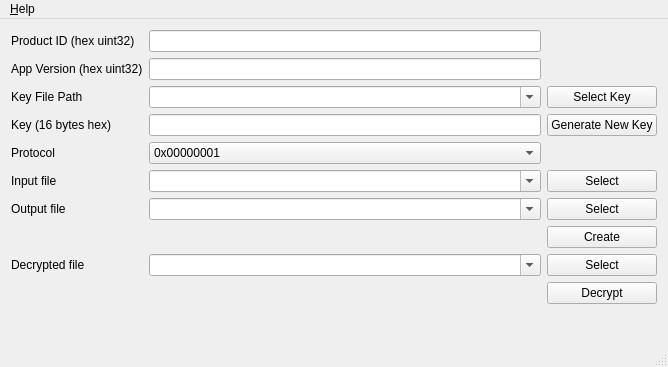
<?xml version="1.0" encoding="UTF-8"?>
<ui version="4.0">
 <class>MainWindow</class>
 <widget class="QMainWindow" name="MainWindow">
  <property name="geometry">
   <rect>
    <x>0</x>
    <y>0</y>
    <width>668</width>
    <height>367</height>
   </rect>
  </property>
  <property name="sizePolicy">
   <sizepolicy hsizetype="Preferred" vsizetype="Fixed">
    <horstretch>0</horstretch>
    <verstretch>0</verstretch>
   </sizepolicy>
  </property>
  <property name="windowTitle">
   <string>Bootloader Creator</string>
  </property>
  <property name="windowIcon">
   <iconset resource="resources.qrc">
    <normaloff>:/app.ico</normaloff>:/app.ico</iconset>
  </property>
  <widget class="QWidget" name="centralWidget">
   <layout class="QGridLayout" name="gridLayout">
    <item row="7" column="0">
     <widget class="QLabel" name="outputFileLabel">
      <property name="text">
       <string>Output file</string>
      </property>
     </widget>
    </item>
    <item row="6" column="4">
     <widget class="QPushButton" name="inputFileButton">
      <property name="text">
       <string>Select</string>
      </property>
     </widget>
    </item>
    <item row="7" column="2">
     <widget class="QComboBox" name="outputFileBox">
      <property name="editable">
       <bool>true</bool>
      </property>
     </widget>
    </item>
    <item row="1" column="2">
     <widget class="QLineEdit" name="appVersionEdit"/>
    </item>
    <item row="5" column="2">
     <widget class="QComboBox" name="protocolBox">
      <item>
       <property name="text">
        <string>0x00000001</string>
       </property>
      </item>
     </widget>
    </item>
    <item row="6" column="0">
     <widget class="QLabel" name="inputFileLabel">
      <property name="text">
       <string>Input file</string>
      </property>
     </widget>
    </item>
    <item row="5" column="0">
     <widget class="QLabel" name="protocolLabel">
      <property name="text">
       <string>Protocol</string>
      </property>
     </widget>
    </item>
    <item row="4" column="2">
     <widget class="QLineEdit" name="keyEdit"/>
    </item>
    <item row="6" column="2">
     <widget class="QComboBox" name="inputFileBox">
      <property name="editable">
       <bool>true</bool>
      </property>
     </widget>
    </item>
    <item row="1" column="0">
     <widget class="QLabel" name="appVersionLabel">
      <property name="text">
       <string>App Version (hex uint32)</string>
      </property>
     </widget>
    </item>
    <item row="0" column="2">
     <widget class="QLineEdit" name="productIdEdit"/>
    </item>
    <item row="0" column="0">
     <widget class="QLabel" name="productIdLabel">
      <property name="text">
       <string>Product ID (hex uint32)</string>
      </property>
     </widget>
    </item>
    <item row="8" column="4">
     <widget class="QPushButton" name="createButton">
      <property name="text">
       <string>Create</string>
      </property>
     </widget>
    </item>
    <item row="15" column="4">
     <spacer name="verticalSpacer">
      <property name="orientation">
       <enum>Qt::Vertical</enum>
      </property>
      <property name="sizeHint" stdset="0">
       <size>
        <width>20</width>
        <height>40</height>
       </size>
      </property>
     </spacer>
    </item>
    <item row="4" column="0">
     <widget class="QLabel" name="keyLabel">
      <property name="text">
       <string>Key (16 bytes hex)</string>
      </property>
     </widget>
    </item>
    <item row="13" column="2">
     <widget class="QComboBox" name="decryptFileBox">
      <property name="editable">
       <bool>true</bool>
      </property>
     </widget>
    </item>
    <item row="14" column="4">
     <widget class="QPushButton" name="decryptButton">
      <property name="text">
       <string>Decrypt</string>
      </property>
     </widget>
    </item>
    <item row="7" column="4">
     <widget class="QPushButton" name="outputFileButton">
      <property name="text">
       <string>Select</string>
      </property>
     </widget>
    </item>
    <item row="13" column="4">
     <widget class="QPushButton" name="decryptFileButton">
      <property name="text">
       <string>Select</string>
      </property>
     </widget>
    </item>
    <item row="13" column="0">
     <widget class="QLabel" name="label">
      <property name="text">
       <string>Decrypted file</string>
      </property>
     </widget>
    </item>
    <item row="3" column="0">
     <widget class="QLabel" name="label_2">
      <property name="text">
       <string>Key File Path</string>
      </property>
     </widget>
    </item>
    <item row="3" column="2">
     <widget class="QComboBox" name="KeyFileBox">
      <property name="editable">
       <bool>true</bool>
      </property>
     </widget>
    </item>
    <item row="3" column="4">
     <widget class="QPushButton" name="keySelectButton">
      <property name="text">
       <string>Select Key</string>
      </property>
     </widget>
    </item>
    <item row="4" column="4">
     <widget class="QPushButton" name="keyGenerateButton">
      <property name="text">
       <string>Generate New Key</string>
      </property>
     </widget>
    </item>
   </layout>
  </widget>
  <widget class="QMenuBar" name="menuBar">
   <property name="geometry">
    <rect>
     <x>0</x>
     <y>0</y>
     <width>668</width>
     <height>17</height>
    </rect>
   </property>
   <widget class="QMenu" name="menuHelp">
    <property name="title">
     <string>&amp;Help</string>
    </property>
    <addaction name="actionAbout"/>
    <addaction name="actionAboutQt"/>
   </widget>
   <addaction name="menuHelp"/>
  </widget>
  <widget class="QStatusBar" name="statusBar"/>
  <action name="actionAbout">
   <property name="text">
    <string>&amp;About...</string>
   </property>
  </action>
  <action name="actionAboutQt">
   <property name="text">
    <string>About &amp;Qt...</string>
   </property>
  </action>
 </widget>
 <layoutdefault spacing="6" margin="11"/>
 <resources>
  <include location="resources.qrc"/>
 </resources>
 <connections/>
</ui>
